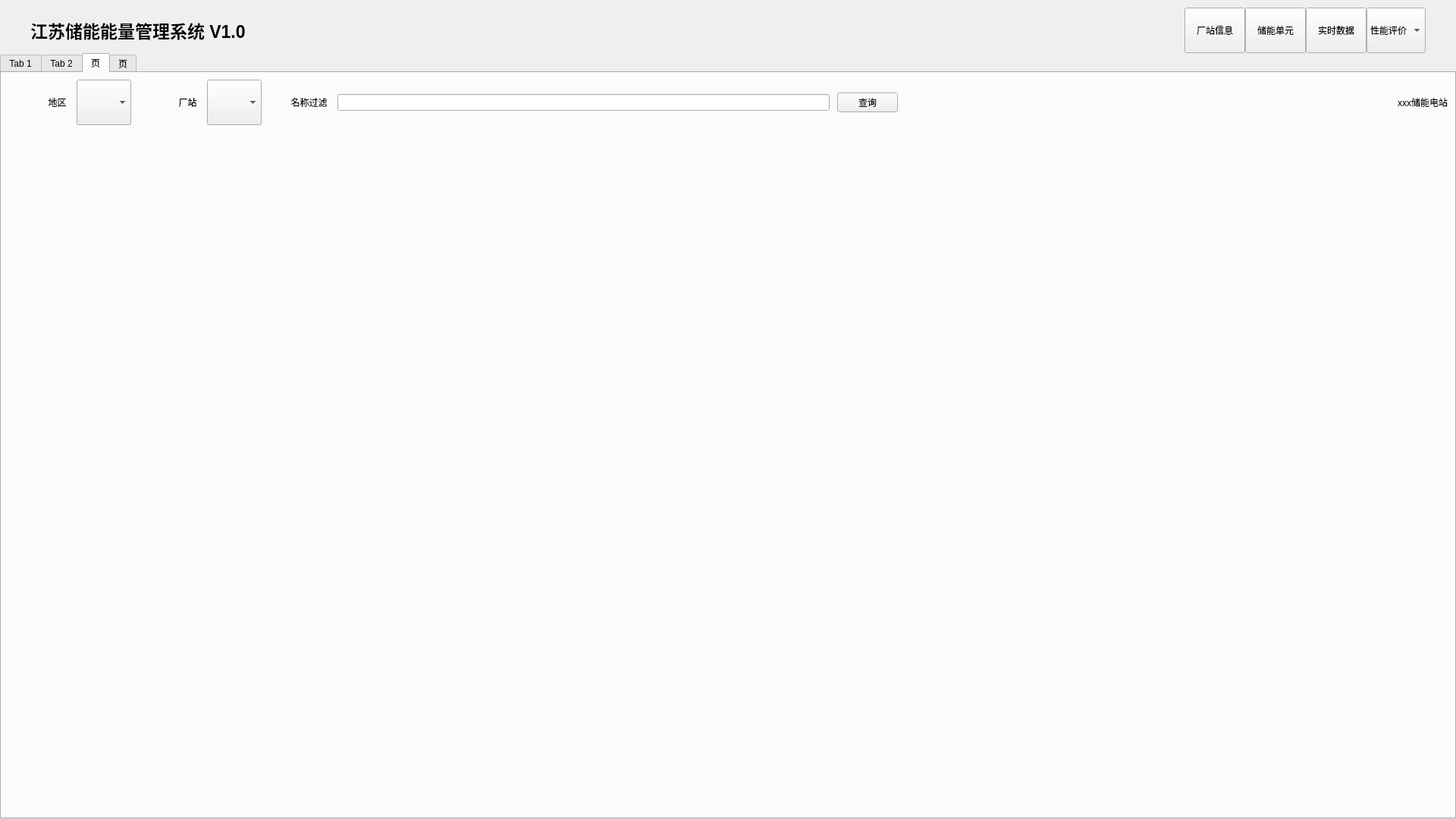
<?xml version="1.0" encoding="UTF-8"?>
<ui version="4.0">
 <class>Widget</class>
 <widget class="QWidget" name="Widget">
  <property name="geometry">
   <rect>
    <x>0</x>
    <y>0</y>
    <width>1920</width>
    <height>1080</height>
   </rect>
  </property>
  <property name="minimumSize">
   <size>
    <width>1920</width>
    <height>1080</height>
   </size>
  </property>
  <property name="windowTitle">
   <string>Widget</string>
  </property>
  <property name="styleSheet">
   <string notr="true"/>
  </property>
  <layout class="QVBoxLayout" name="verticalLayout_2" stretch="0,1">
   <property name="spacing">
    <number>0</number>
   </property>
   <property name="leftMargin">
    <number>0</number>
   </property>
   <property name="topMargin">
    <number>0</number>
   </property>
   <property name="rightMargin">
    <number>0</number>
   </property>
   <property name="bottomMargin">
    <number>0</number>
   </property>
   <item>
    <layout class="QHBoxLayout" name="horizontalLayout">
     <property name="spacing">
      <number>0</number>
     </property>
     <property name="leftMargin">
      <number>40</number>
     </property>
     <property name="topMargin">
      <number>10</number>
     </property>
     <property name="rightMargin">
      <number>40</number>
     </property>
     <property name="bottomMargin">
      <number>0</number>
     </property>
     <item>
      <widget class="QLabel" name="label">
       <property name="sizePolicy">
        <sizepolicy hsizetype="Expanding" vsizetype="Expanding">
         <horstretch>0</horstretch>
         <verstretch>0</verstretch>
        </sizepolicy>
       </property>
       <property name="font">
        <font>
         <pointsize>17</pointsize>
         <weight>75</weight>
         <bold>true</bold>
        </font>
       </property>
       <property name="text">
        <string>江苏储能能量管理系统 V1.0</string>
       </property>
       <property name="k3" stdset="0">
        <bool>true</bool>
       </property>
      </widget>
     </item>
     <item>
      <spacer name="horizontalSpacer">
       <property name="orientation">
        <enum>Qt::Horizontal</enum>
       </property>
       <property name="sizeHint" stdset="0">
        <size>
         <width>40</width>
         <height>20</height>
        </size>
       </property>
      </spacer>
     </item>
     <item>
      <widget class="QPushButton" name="pushButton">
       <property name="sizePolicy">
        <sizepolicy hsizetype="Minimum" vsizetype="Expanding">
         <horstretch>0</horstretch>
         <verstretch>0</verstretch>
        </sizepolicy>
       </property>
       <property name="minimumSize">
        <size>
         <width>0</width>
         <height>60</height>
        </size>
       </property>
       <property name="text">
        <string>厂站信息</string>
       </property>
      </widget>
     </item>
     <item>
      <widget class="QPushButton" name="pushButton_2">
       <property name="sizePolicy">
        <sizepolicy hsizetype="Minimum" vsizetype="Expanding">
         <horstretch>0</horstretch>
         <verstretch>0</verstretch>
        </sizepolicy>
       </property>
       <property name="text">
        <string>储能单元</string>
       </property>
      </widget>
     </item>
     <item>
      <widget class="QPushButton" name="pushButton_3">
       <property name="sizePolicy">
        <sizepolicy hsizetype="Minimum" vsizetype="Expanding">
         <horstretch>0</horstretch>
         <verstretch>0</verstretch>
        </sizepolicy>
       </property>
       <property name="text">
        <string>实时数据</string>
       </property>
      </widget>
     </item>
     <item>
      <widget class="QComboBox" name="comboBox">
       <property name="sizePolicy">
        <sizepolicy hsizetype="Preferred" vsizetype="Expanding">
         <horstretch>0</horstretch>
         <verstretch>0</verstretch>
        </sizepolicy>
       </property>
       <item>
        <property name="text">
         <string>性能评价</string>
        </property>
       </item>
      </widget>
     </item>
    </layout>
   </item>
   <item>
    <widget class="QTabWidget" name="tabWidget">
     <property name="styleSheet">
      <string notr="true"/>
     </property>
     <property name="tabShape">
      <enum>QTabWidget::Rounded</enum>
     </property>
     <property name="currentIndex">
      <number>2</number>
     </property>
     <property name="tabsClosable">
      <bool>false</bool>
     </property>
     <property name="tabBarAutoHide">
      <bool>false</bool>
     </property>
     <widget class="QWidget" name="tab">
      <property name="styleSheet">
       <string notr="true"/>
      </property>
      <attribute name="title">
       <string>Tab 1</string>
      </attribute>
      <layout class="QHBoxLayout" name="horizontalLayout_6" stretch="2,15">
       <item>
        <widget class="QTreeWidget" name="treeWidget">
         <property name="sizePolicy">
          <sizepolicy hsizetype="Preferred" vsizetype="Preferred">
           <horstretch>0</horstretch>
           <verstretch>0</verstretch>
          </sizepolicy>
         </property>
         <property name="maximumSize">
          <size>
           <width>400</width>
           <height>16777215</height>
          </size>
         </property>
         <property name="styleSheet">
          <string notr="true"/>
         </property>
         <property name="indentation">
          <number>0</number>
         </property>
         <column>
          <property name="text">
           <string>XXXX市级</string>
          </property>
         </column>
         <item>
          <property name="text">
           <string>南京板桥储能电站</string>
          </property>
         </item>
        </widget>
       </item>
       <item>
        <layout class="QVBoxLayout" name="verticalLayout" stretch="2,4,3">
         <item>
          <layout class="QHBoxLayout" name="horizontalLayout_2" stretch="1,2">
           <item>
            <widget class="tabMessage" name="widget" native="true">
             <property name="sizePolicy">
              <sizepolicy hsizetype="Minimum" vsizetype="Minimum">
               <horstretch>0</horstretch>
               <verstretch>0</verstretch>
              </sizepolicy>
             </property>
             <property name="styleSheet">
              <string notr="true"/>
             </property>
            </widget>
           </item>
           <item>
            <widget class="RuningMessage" name="widget_2" native="true">
             <property name="styleSheet">
              <string notr="true"/>
             </property>
            </widget>
           </item>
          </layout>
         </item>
         <item>
          <layout class="QHBoxLayout" name="horizontalLayout_3" stretch="1,2">
           <item>
            <widget class="QWidget" name="widgetDial" native="true">
             <property name="sizePolicy">
              <sizepolicy hsizetype="Preferred" vsizetype="Preferred">
               <horstretch>0</horstretch>
               <verstretch>0</verstretch>
              </sizepolicy>
             </property>
             <property name="minimumSize">
              <size>
               <width>0</width>
               <height>0</height>
              </size>
             </property>
             <property name="styleSheet">
              <string notr="true"/>
             </property>
            </widget>
           </item>
           <item>
            <widget class="BatteryStackView" name="widget_4" native="true">
             <property name="styleSheet">
              <string notr="true"/>
             </property>
            </widget>
           </item>
          </layout>
         </item>
         <item>
          <widget class="QWidget" name="widgetHistory" native="true">
           <property name="minimumSize">
            <size>
             <width>0</width>
             <height>0</height>
            </size>
           </property>
           <property name="styleSheet">
            <string notr="true"/>
           </property>
          </widget>
         </item>
        </layout>
       </item>
      </layout>
     </widget>
     <widget class="QWidget" name="tab_2">
      <attribute name="title">
       <string>Tab 2</string>
      </attribute>
      <layout class="QVBoxLayout" name="verticalLayout_3" stretch="0,1,0">
       <item>
        <widget class="QFrame" name="frame">
         <property name="frameShape">
          <enum>QFrame::StyledPanel</enum>
         </property>
         <property name="frameShadow">
          <enum>QFrame::Raised</enum>
         </property>
         <property name="k1" stdset="0">
          <bool>false</bool>
         </property>
         <layout class="QHBoxLayout" name="horizontalLayout_4">
          <property name="leftMargin">
           <number>40</number>
          </property>
          <property name="topMargin">
           <number>0</number>
          </property>
          <property name="bottomMargin">
           <number>0</number>
          </property>
          <item>
           <widget class="QLabel" name="label_2">
            <property name="text">
             <string>电厂</string>
            </property>
            <property name="k3" stdset="0">
             <bool>true</bool>
            </property>
           </widget>
          </item>
          <item>
           <widget class="QComboBox" name="comboBox_2">
            <property name="minimumSize">
             <size>
              <width>0</width>
              <height>60</height>
             </size>
            </property>
            <item>
             <property name="text">
              <string>XXX电厂</string>
             </property>
            </item>
           </widget>
          </item>
          <item>
           <widget class="QLabel" name="label_3">
            <property name="text">
             <string>厂站名称</string>
            </property>
            <property name="k3" stdset="0">
             <bool>true</bool>
            </property>
           </widget>
          </item>
          <item>
           <widget class="QComboBox" name="comboBox_3">
            <property name="sizePolicy">
             <sizepolicy hsizetype="Preferred" vsizetype="Preferred">
              <horstretch>0</horstretch>
              <verstretch>0</verstretch>
             </sizepolicy>
            </property>
            <item>
             <property name="text">
              <string>南京板桥储能电站</string>
             </property>
            </item>
           </widget>
          </item>
          <item>
           <widget class="QPushButton" name="pushButton_4">
            <property name="sizePolicy">
             <sizepolicy hsizetype="Minimum" vsizetype="Preferred">
              <horstretch>0</horstretch>
              <verstretch>0</verstretch>
             </sizepolicy>
            </property>
            <property name="text">
             <string>查询</string>
            </property>
           </widget>
          </item>
          <item>
           <spacer name="horizontalSpacer_2">
            <property name="orientation">
             <enum>Qt::Horizontal</enum>
            </property>
            <property name="sizeHint" stdset="0">
             <size>
              <width>1483</width>
              <height>20</height>
             </size>
            </property>
           </spacer>
          </item>
          <item>
           <widget class="QLabel" name="label_4">
            <property name="text">
             <string>XX储能电站</string>
            </property>
            <property name="k3" stdset="0">
             <bool>true</bool>
            </property>
           </widget>
          </item>
         </layout>
        </widget>
       </item>
       <item>
        <widget class="QWidget" name="widget_midView" native="true"/>
       </item>
       <item>
        <widget class="QWidget" name="widget_navigation" native="true"/>
       </item>
      </layout>
     </widget>
     <widget class="QWidget" name="tab_3">
      <attribute name="title">
       <string>页</string>
      </attribute>
      <layout class="QVBoxLayout" name="verticalLayout_4" stretch="0,1,0">
       <item>
        <layout class="QHBoxLayout" name="horizontalLayout_10">
         <property name="spacing">
          <number>10</number>
         </property>
         <item>
          <widget class="QLabel" name="label_5">
           <property name="minimumSize">
            <size>
             <width>80</width>
             <height>0</height>
            </size>
           </property>
           <property name="text">
            <string>地区 </string>
           </property>
           <property name="alignment">
            <set>Qt::AlignRight|Qt::AlignTrailing|Qt::AlignVCenter</set>
           </property>
           <property name="k3" stdset="0">
            <bool>true</bool>
           </property>
          </widget>
         </item>
         <item>
          <widget class="QComboBox" name="comboBox_4">
           <property name="minimumSize">
            <size>
             <width>0</width>
             <height>60</height>
            </size>
           </property>
          </widget>
         </item>
         <item>
          <widget class="QLabel" name="label_10">
           <property name="minimumSize">
            <size>
             <width>80</width>
             <height>0</height>
            </size>
           </property>
           <property name="text">
            <string>厂站 </string>
           </property>
           <property name="alignment">
            <set>Qt::AlignRight|Qt::AlignTrailing|Qt::AlignVCenter</set>
           </property>
           <property name="k3" stdset="0">
            <bool>true</bool>
           </property>
          </widget>
         </item>
         <item>
          <widget class="QComboBox" name="comboBox_8">
           <property name="minimumSize">
            <size>
             <width>0</width>
             <height>60</height>
            </size>
           </property>
          </widget>
         </item>
         <item>
          <widget class="QLabel" name="label_11">
           <property name="minimumSize">
            <size>
             <width>80</width>
             <height>0</height>
            </size>
           </property>
           <property name="text">
            <string>名称过滤 </string>
           </property>
           <property name="alignment">
            <set>Qt::AlignRight|Qt::AlignTrailing|Qt::AlignVCenter</set>
           </property>
           <property name="k3" stdset="0">
            <bool>true</bool>
           </property>
          </widget>
         </item>
         <item>
          <widget class="QLineEdit" name="lineEdit"/>
         </item>
         <item>
          <widget class="QPushButton" name="pushButton_6">
           <property name="text">
            <string>查询</string>
           </property>
          </widget>
         </item>
         <item>
          <spacer name="horizontalSpacer_4">
           <property name="orientation">
            <enum>Qt::Horizontal</enum>
           </property>
           <property name="sizeHint" stdset="0">
            <size>
             <width>40</width>
             <height>20</height>
            </size>
           </property>
          </spacer>
         </item>
         <item>
          <widget class="QLabel" name="label_12">
           <property name="text">
            <string>xxx储能电站</string>
           </property>
           <property name="k3" stdset="0">
            <bool>true</bool>
           </property>
          </widget>
         </item>
        </layout>
       </item>
       <item>
        <widget class="QWidget" name="widget_sysmidView" native="true"/>
       </item>
       <item>
        <widget class="QWidget" name="widget_sysbottom" native="true"/>
       </item>
      </layout>
     </widget>
     <widget class="QWidget" name="tab_4">
      <attribute name="title">
       <string>页</string>
      </attribute>
      <layout class="QGridLayout" name="gridLayout_3">
       <item row="0" column="0">
        <widget class="QLineEdit" name="lineEdit_2"/>
       </item>
      </layout>
     </widget>
    </widget>
   </item>
  </layout>
 </widget>
 <customwidgets>
  <customwidget>
   <class>tabMessage</class>
   <extends>QWidget</extends>
   <header location="global">tabmessage.h</header>
   <container>1</container>
  </customwidget>
  <customwidget>
   <class>RuningMessage</class>
   <extends>QWidget</extends>
   <header location="global">runingmessage.h</header>
   <container>1</container>
  </customwidget>
  <customwidget>
   <class>BatteryStackView</class>
   <extends>QWidget</extends>
   <header>batterystackview.h</header>
   <container>1</container>
  </customwidget>
 </customwidgets>
 <tabstops>
  <tabstop>tabWidget</tabstop>
  <tabstop>comboBox_2</tabstop>
  <tabstop>pushButton_3</tabstop>
  <tabstop>comboBox</tabstop>
  <tabstop>pushButton</tabstop>
  <tabstop>treeWidget</tabstop>
  <tabstop>pushButton_2</tabstop>
  <tabstop>comboBox_3</tabstop>
  <tabstop>pushButton_4</tabstop>
  <tabstop>comboBox_4</tabstop>
  <tabstop>comboBox_8</tabstop>
  <tabstop>lineEdit</tabstop>
  <tabstop>pushButton_6</tabstop>
 </tabstops>
 <resources/>
 <connections/>
</ui>
